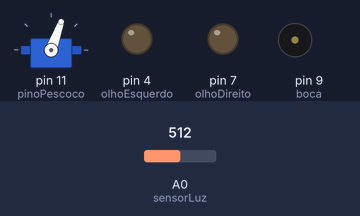
The sketch below on a simulated Arduino Uno, built with avr-gcc and run on an emulated ATmega328P. On the bench: servo, output pins drawn as LEDs (lit = HIGH), buzzer (waves = sounding). Inputs (shaded band) come from the test bench; at power-on: A0 (sensorLuz) = 512.

Above: at 1.3 s.
1.4 s: A0 (sensorLuz) set to 312
2.9 s: A0 (sensorLuz) set to 285
At 3.3 s:
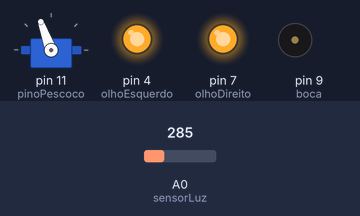
Timing chart, 0 to 11.9 s (numbered marks = the images above; inputs shaded):
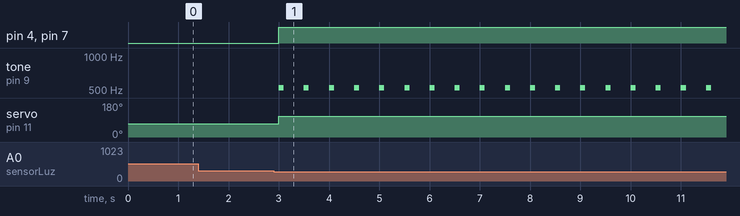

Measured:
- the behaviour switches between 300 and 299 on A0 (sensorLuz) (found by bisection; images 0 and 1)
- after the input at 1.4 s, every drawn part: stays the same
- after the input at 2.9 s, pin 4 (olhoEsquerdo), pin 7 (olhoDireito): LOW → HIGH after 0.10 s; tone on pin 9 (boca): alternates 523 Hz for 0.10 s and silent for 0.40 s, starting after 0.10 s; servo on pin 11 (pinoPescoco): 70° → 110° after 0.10 s

The sketch:

ArduninaLuz.ino
```cpp
#include <Servo.h>

const int sensorLuz = A0;
const int olhoEsquerdo = 4;
const int olhoDireito = 7;
const int boca = 9;
const int pinoPescoco = 11;

Servo pescoco;

void setup() {
  pinMode(olhoEsquerdo, OUTPUT);
  pinMode(olhoDireito, OUTPUT);
  pinMode(boca, OUTPUT);
  pescoco.attach(pinoPescoco);
}

void loop() {
  int luz = analogRead(sensorLuz);
  if (luz < 300) {
    digitalWrite(olhoEsquerdo, HIGH);
    digitalWrite(olhoDireito, HIGH);
    tone(boca, 523, 100);
    pescoco.write(110);
  } else {
    digitalWrite(olhoEsquerdo, LOW);
    digitalWrite(olhoDireito, LOW);
    pescoco.write(70);
  }
  delay(500);
}
```
